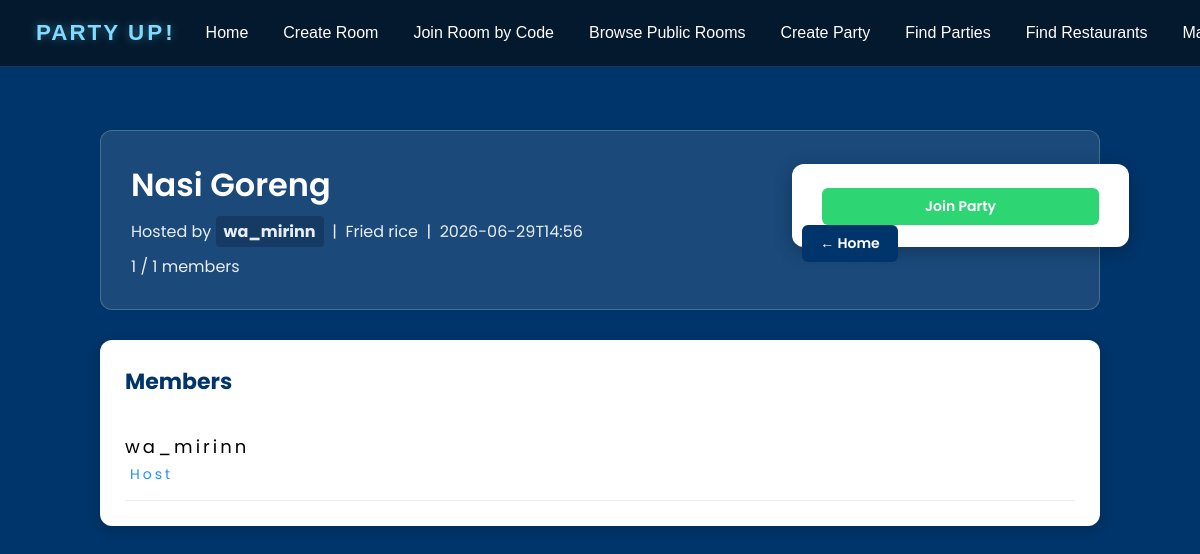
The app's page /party/1 (signed in) with its own data.
### models.py (models this page shows)
class Party(db.Model):
    id = db.Column(db.Integer, primary_key=True)
    r_name = db.Column(db.String(100), nullable=False)
    c = db.Column(db.String(100), nullable=False)
    p_size = db.Column(db.Integer, default=6)
    p_host = db.Column(db.String(100), nullable=False)
    p_date = db.Column(db.String(100), nullable=False)
    created_at = db.Column(db.DateTime, default=datetime.utcnow)
    members = db.relationship('Member', backref='party', lazy=True)
    messages = db.relationship('Message', backref='party', lazy=True)

class Member(db.Model):
    id = db.Column(db.Integer, primary_key=True)
    name = db.Column(db.String(100), nullable=False)
    party_id = db.Column(db.Integer, db.ForeignKey('party.id'), nullable=False)

### app.py (the view)
@app.route('/party/<int:party_id>')
@login_required
def view_party(party_id):
    party = Party.query.get_or_404(party_id)
    return render_template('party.html', party=party)

### app.py (called while the page is built)
def login_required(f):
    @wraps(f)
    def decorated_function(*args, **kwargs):
        if 'user_id' not in session:
            flash('Please log in first.', 'error')
            return redirect(url_for('login'))
        return f(*args, **kwargs)
    return decorated_function

### templates/party.html (shortened to what this page needs)
<!DOCTYPE html>
<html lang="en">
<head>
    <link rel="stylesheet" href="{{ url_for('static', filename='style.css') }}">
</head>
<body>
    {% include 'components/header.html' %}
    <div class="dashboard-container">
        <div class="dashboard-header-banner">
            <div class="dashboard-welcome">
                <h1>{{ party.r_name }}</h1>
                <p>Hosted by <strong>{{ party.p_host }}</strong> &nbsp;|&nbsp; {{ party.c }} &nbsp;|&nbsp; {{ party.p_date }}</p>
                <p>{{ party.members | length }} / {{ party.p_size }} members</p>
            </div>
            <div>
                {% if is_member %}
                    {% if room %}
                        <a href="{{ url_for('room', room_id=room.id) }}" class="btn btn-info" style="margin-right: 10px;">💬 Group Chat</a>
                    {% endif %}
                    <form method="POST" action="{{ url_for('leave_party', party_id=party.id) }}" style="display: inline;">
                        <button type="submit" class="btn btn-logout">Leave Party</button>
                    </form>
                {% else %}
                    <form method="POST" action="{{ url_for('join_party', party_id=party.id) }}" style="display: inline;">
                        <button type="submit" class="btn btn-success">Join Party</button>
                    </form>
                {% endif %}
                <a href="{{ url_for('home') }}" class="btn btn-primary" style="margin-left: 10px;">&larr; Home</a>
            </div>
        </div>
        <div class="dashboard-card">
            <div class="card-header">
                <h2>Members</h2>
            </div>
            <ul class="dashboard-list">
                {% for m in party.members %}
                <li class="dashboard-list-item">
                    <span class="item-info">
                        <span class="item-title">{{ m.name }}</span>
                        {% if m.name == party.p_host %}<span class="item-subtitle" style="color: #1e90ff;">Host</span>{% endif %}
                    </span>
                </li>
                {% else %}
                <li><p class="empty-state">No members yet.</p></li>
                {% endfor %}
            </ul>
        </div>
    </div>
</body>
</html>

### static/style.css (style rules this page uses)
* { margin: 0; padding: 0; }
body { font-family: Arial, sans-serif; background-color: #00356B; color: white; margin: 0; padding-top: 90px; }
h1 { font-size: 48px; }
span { letter-spacing: 3px; }
h2 { text-align: center; margin-top: 30px; }
p { text-align: center; }
.dashboard-container { max-width: 1000px; margin: 40px auto; padding: 0 20px; font-family: 'Poppins', sans-serif; }
.dashboard-header-banner { background-color: rgba(255, 255, 255, 0.1); border: 1px solid rgba(255, 255, 255, 0.2); color: white; padding: 30px; border-radius: 12px; margin-bottom: 30px; display: flex; justify-content: space-between; align-items: center; }
.dashboard-welcome h1 { margin: 0; font-size: 32px; font-weight: 600; text-align: left; }
.dashboard-welcome p { margin: 10px 0 0 0; opacity: 0.9; font-size: 16px; text-align: left; }
.dashboard-welcome strong { background: rgba(0,0,0,0.2); padding: 4px 8px; border-radius: 4px; }
.dashboard-card { background-color: white; color: black; padding: 25px; border-radius: 12px; box-shadow: 0 4px 15px rgba(0,0,0,0.2); }
.dashboard-card h2 { color: #00356B; margin-top: 0; font-size: 22px; }
.card-header { display: flex; justify-content: space-between; align-items: center; margin-bottom: 20px; }
.card-header h2 { margin-bottom: 0; }
.dashboard-list { list-style: none; padding: 0; margin: 0; }
.dashboard-list-item { display: flex; justify-content: space-between; align-items: center; padding: 15px 0; border-bottom: 1px solid #eee; }
.item-info { font-size: 16px; text-align: left; }
.item-info .item-id, .item-info .item-subtitle { color: #777; font-size: 14px; margin-left: 5px; }
.item-title { display: block; font-size: 18px; margin-bottom: 4px; }
.item-subtitle { display: block; margin-left: 0; }
.btn { padding: 8px 18px; border-radius: 6px; text-decoration: none; font-size: 14px; font-weight: 600; border: none; cursor: pointer; font-family: 'Poppins', sans-serif; display: inline-block; text-align: center; }
.btn-primary { background-color: #00356B; color: white; }
.btn-success { background-color: #2ed573; color: white; }
h1 { text-align: center; margin-top: 20px; }
form { max-width: 420px; margin: 30px auto; background: white; color: black; padding: 30px; border-radius: 12px; box-shadow: 0 4px 18px rgba(0,0,0,0.25); font-family: 'Poppins', sans-serif; }
form button { width: 100%; padding: 12px; margin-top: 10px; border: none; border-radius: 8px; background: #00356B; color: white; font-weight: 700; cursor: pointer; transition: 0.25s; }

### records on screen
Party: r_name "Nasi Goreng", p_host "wa_mirinn", c "Fried rice", p_date "2026-06-29T14:56", p_size "1"
Member: name "wa_mirinn", shows "Host"

### other values on screen
{{ party.members | length }} "1"
